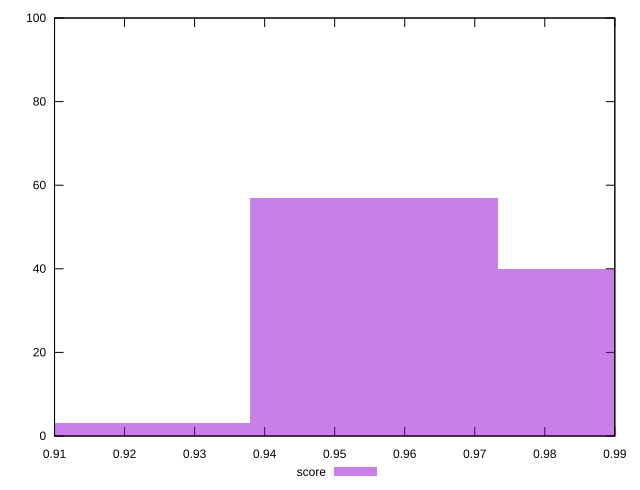

This figure's gnuplot source:
reset

$score <<EOF
0.955587296313535 57
0.9909794183992215 40
0.9201951742278486 3
EOF

set key outside below
set boxwidth 0.035392122085686484
set xrange [0.91:0.99]
set yrange [0:100]
set trange [0:100]
set style fill transparent solid 0.5 noborder
set terminal svg size 640, 490 enhanced background rgb 'white'
set output "reports/report_00027_2021-02-24T12-40-31.850Z/first-meaningful-paint/samples/music/score/histogram.svg"

plot $score title "score" with boxes

reset
